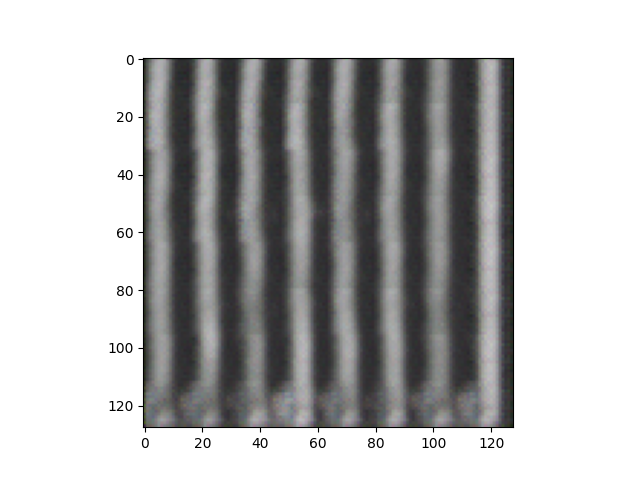

The Python source for this figure:
import torch
import torch.nn as nn
import torch.nn.functional as F
import torch.utils.data as data
import torchvision.transforms as T
from torch import optim

import numpy as np
from PIL import Image
import matplotlib.pyplot as plt

a = Image.open('./My_Datasets/Classification/NEU-CLS/Pa_299.bmp')

plt.imshow(a)
